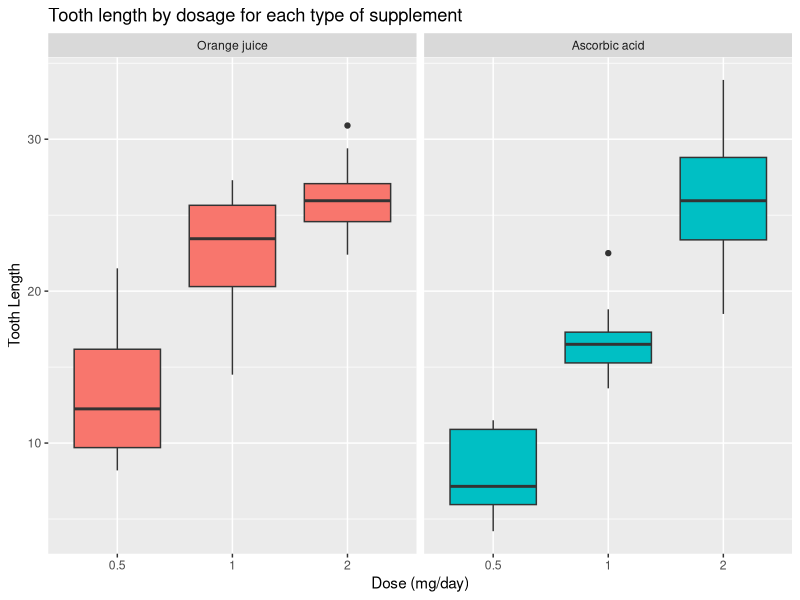

Recreate this plot in R. (Note: this script raises an error after producing the figure.)
## ---- chunk 1
knitr::opts_chunk$set(echo = TRUE)
library(ggplot2)
## ---- chunk 2
library(datasets)
data(ToothGrowth)
## ---- chunk 3
str(ToothGrowth)
summary(ToothGrowth)
colnames(ToothGrowth)
head(ToothGrowth)
## ---- chunk 4
library(ggplot2)
t = ToothGrowth
levels(t$supp) <- c("Orange juice", "Ascorbic acid")
ggplot(t, aes(x=factor(dose), y=len)) + 
  facet_grid(.~supp) +
  geom_boxplot(aes(fill = supp), show.legend = FALSE) +
  labs(title="Tooth length by dosage for each type of supplement", 
    x="Dose (mg/day)",
    y="Tooth Length")
## ---- chunk 5
t.test(len ~ supp, paired = F, var.equal = F, data = ToothGrowth)
## ---- chunk 6
doseFactLow <- subset(ToothGrowth, dose %in% c(0.5, 1.0))
doseFactMid <- subset(ToothGrowth, dose %in% c(0.5, 2.0))
doseFactHigh <- subset(ToothGrowth, dose %in% c(1.0, 2.0))

t.test(len ~ dose, paired = F, var.equal = F, data = doseFactLow)

t.test(len ~ dose, paired = F, var.equal = F, data = doseFactMid)

t.test(len ~ dose, paired = F, var.equal = F, data = doseFactHigh)

## ---- chunk 7
supFactLow <- subset(ToothGrowth, dose == 0.5)
supFactMid <- subset(ToothGrowth, dose == 1.0)
supFactHigh <- subset(ToothGrowth, dose == 2.0)

t.test(len ~ supp, paired = F, var.equal = F, data = supFactLow)

t.test(len ~ supp, paired = F, var.equal = F, data = supFactMid)

t.test(len ~ supp, paired = F, var.equal = F, data = supFactHigh)

